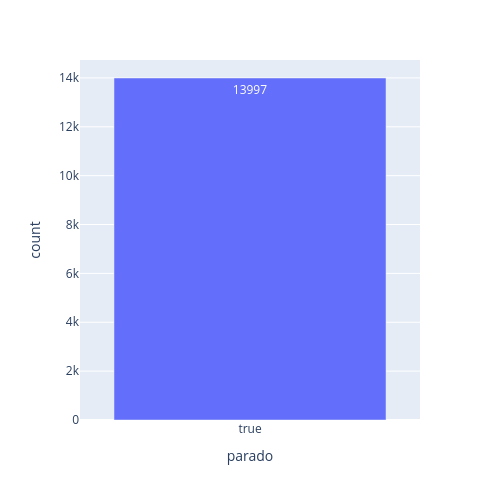

Notebook code for this chart:
### Markdown cell above
### Cuántos despegues y cuándo son

### Code cell
counts = df_original.parado.value_counts().reset_index()
counts.columns = ['parado', 'count']
fig = px.bar(counts, x='parado', y='count', text='count',width=500, height=500)
fig.show()

### Figure 1 — Plotly figure (JSON) as saved in the notebook; plotly's stock layout.template omitted (floating-point values rounded to 4 significant figures)
{"data": [{"alignmentgroup": "True", "hovertemplate": "parado=%{x}<br>count=%{text}<extra></extra>", "legendgroup": "", "marker": {"color": "#636efa", "pattern": {"shape": ""}}, "name": "", "offsetgroup": "", "orientation": "v", "showlegend": false, "text": [13997], "textposition": "auto", "type": "bar", "x": [true], "xaxis": "x", "y": [13997], "yaxis": "y"}], "layout": {"barmode": "relative", "height": 500, "legend": {"tracegroupgap": 0}, "margin": {"t": 60}, "width": 500, "xaxis": {"anchor": "y", "domain": [0, 1], "title": {"text": "parado"}}, "yaxis": {"anchor": "x", "domain": [0, 1], "title": {"text": "count"}}}}
